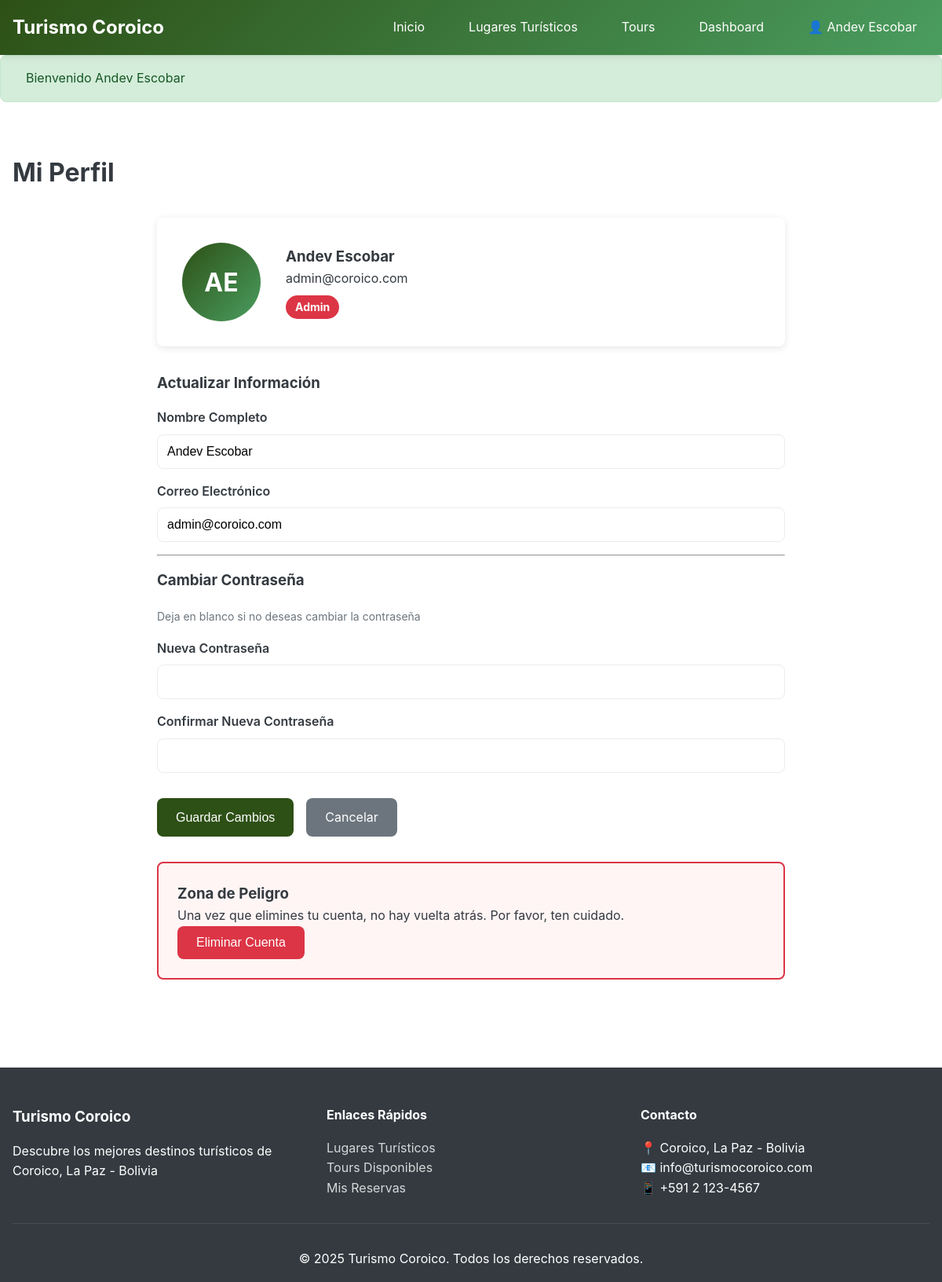
The app's page /usuario/perfil (signed in) with its own data.
### tables this page shows
CREATE TABLE `usuarios` (
  `id_usuario` int(11) NOT NULL,
  `nombre_completo` varchar(100) NOT NULL,
  `email` varchar(100) NOT NULL,
  `password` varchar(50) NOT NULL,
  `rol` enum('admin','turista') NOT NULL DEFAULT 'turista',
  `fecha_registro` timestamp NOT NULL DEFAULT current_timestamp()
);

### controllers/UsuarioController.php (called while the page is built, shortened)
<?php
require_once __DIR__ . '/../config/config.php';
require_once __DIR__ . '/../models/Usuario.php';
class UsuarioController {
    private $usuarioModel;
    public function __construct() {
        $this->usuarioModel = new Usuario();
    }
    public function perfil() {
        $usuario = $this->usuarioModel->getById($_SESSION['usuario_id']);
        require_once __DIR__ . '/../views/usuario/perfil.php';
    }
}

### index.php (called while the page is built, shortened)
<?php
require_once __DIR__ . '/config/config.php';
require_once __DIR__ . '/config/database.php';
$request_uri = $_SERVER['REQUEST_URI'];
$base_path = parse_url(BASE_URL, PHP_URL_PATH);
if ($base_path && strpos($request_uri, $base_path) === 0) {
    $request_uri = substr($request_uri, strlen($base_path));
}
$request_uri = strtok($request_uri, '?');
$request_uri = trim($request_uri, '/');
$segments = explode('/', $request_uri);
$methodName = isset($segments[1]) ? $segments[1] : 'index';
$methodName = lcfirst(str_replace('-', '', ucwords($methodName, '-')));
$controller = new $controllerName();
try {
    $controller->$methodName();
} catch (Exception $e) {
    error_log("Error en el controlador: " . $e->getMessage());
    echo "<!DOCTYPE html>
<html lang='es'>
<head>
    <meta charset='UTF-8'>
    <meta name='viewport' content='width=device-width, initial-scale=1.0'>
    <title>Error</title>
    <style>
        body {
            font-family: Arial, sans-serif;
            display: flex;
            justify-content: center;
            align-items: center;
            height: 100vh;
            margin: 0;
            background: #f5f5f5;
        }
        .error-container {
            text-align: center;
            padding: 2rem;
            background: white;
            border-radius: 10px;
            box-shadow: 0 2px 10px rgba(0,0,0,0.1);
            max-width: 500px;
        }
        h1 { color: #d32f2f; }
        a {
            display: inline-block;
            margin-top: 1rem;
            padding: 0.75rem 1.5rem;
            background: #2d5016;
            color: white;
            text-decoration: none;
            border-radius: 5px;
        }
        a:hover { background: #4a9d5f; }
    </style>
</head>
<body>
    <div class='error-container'>
        <h1>Error en la aplicación</h1>
        <p>Ha ocurrido un error inesperado. Por favor, intenta nuevamente.</p>
        <a href='" . BASE_URL . "'>Volver al Inicio</a>
    </div>
</body>
</html>";
}

### config/database.php (called while the page is built, shortened)
<?php
class Database {
    private static $instance = null;
    private $connection;
    private function __construct() {
        try {
            $dsn = "mysql:host=" . DB_HOST . ";dbname=" . DB_NAME . ";charset=" . DB_CHARSET;
            $options = [
                PDO::ATTR_ERRMODE            => PDO::ERRMODE_EXCEPTION,
                PDO::ATTR_DEFAULT_FETCH_MODE => PDO::FETCH_ASSOC,
                PDO::ATTR_EMULATE_PREPARES   => false,
            ];
            $this->connection = new PDO($dsn, DB_USER, DB_PASS, $options);
        } catch (PDOException $e) {
            die("Error de conexión a la base de datos: " . $e->getMessage());
        }
    }
    public static function getInstance() {
        if (self::$instance === null) {
            self::$instance = new self();
        }
        return self::$instance;
    }
    public function getConnection() {
        return $this->connection;
    }
}

### models/Usuario.php (called while the page is built, shortened)
<?php
require_once __DIR__ . '/Model.php';
class Usuario extends Model {
    public function __construct() {
        $this->table = 'usuarios';
    }
}

### models/Model.php (called while the page is built, shortened)
<?php
require_once __DIR__ . '/../config/database.php';
class Model {
    protected $db;
    protected $table;
    public function __construct() {
        $this->db = Database::getInstance()->getConnection();
    }
    public function getById($id) {
        try {
            $idColumn = 'id_' . $this->getSingularTable();
            $stmt = $this->db->prepare("SELECT * FROM {$this->table} WHERE {$idColumn} = ?");
            $stmt->execute([$id]);
            $result = $stmt->fetch();
            return $result ? $result : null;
        } catch (PDOException $e) {
            error_log("Error en getById(): " . $e->getMessage());
            error_log("Tabla: {$this->table}, ID Column: {$idColumn}, ID: {$id}");
            return null;
        }
    }
    protected function getSingularTable() {
        if (substr($this->table, -1) === 's') {
            return substr($this->table, 0, -1);
        }
        return $this->table;
    }
}

### config/config.php (called while the page is built, shortened)
<?php
function url($path = '') {
    return BASE_URL . ltrim($path, '/');
}

### views/usuario/perfil.php (the view, shortened to what this page needs)
<?php
require_once __DIR__ . '/../layouts/header.php';
?>
<section class="section">
    <div class="container">
        <h2 class="page-title">Mi Perfil</h2>
        <div class="profile-container">
            <div class="profile-info">
                <div class="profile-avatar">
                    <?php
                    $iniciales = '';
                    $palabras = explode(' ', $usuario['nombre_completo']);
                    foreach (array_slice($palabras, 0, 2) as $palabra) {
                        $iniciales .= strtoupper(substr($palabra, 0, 1));
                    }
                    ?>
                    <span><?php echo $iniciales; ?></span>
                </div>
                <div class="profile-details">
                    <h3><?php echo htmlspecialchars($usuario['nombre_completo']); ?></h3>
                    <p><?php echo htmlspecialchars($usuario['email']); ?></p>
                    <span class="badge <?php echo $usuario['rol'] === 'admin' ? 'badge-admin' : 'badge-turista'; ?>">
                        <?php echo ucfirst($usuario['rol']); ?>
                    </span>
                </div>
            </div>
            <form method="POST" action="<?php echo url('usuario/actualizar'); ?>" class="form">
                <h3>Actualizar Información</h3>
                <div class="form-group">
                    <label for="nombre_completo">Nombre Completo</label>
                    <input type="text" id="nombre_completo" name="nombre_completo" class="form-control"
                           value="<?php echo htmlspecialchars($usuario['nombre_completo']); ?>" required>
                </div>
                <div class="form-group">
                    <label for="email">Correo Electrónico</label>
                    <input type="email" id="email" name="email" class="form-control"
                           value="<?php echo htmlspecialchars($usuario['email']); ?>" required>
                </div>
                <hr>
                <h3>Cambiar Contraseña</h3>
                <p class="form-text">Deja en blanco si no deseas cambiar la contraseña</p>
                <div class="form-group">
                    <label for="password">Nueva Contraseña</label>
                    <input type="password" id="password" name="password" class="form-control" minlength="6">
                </div>
                <div class="form-group">
                    <label for="password_confirm">Confirmar Nueva Contraseña</label>
                    <input type="password" id="password_confirm" name="password_confirm" class="form-control">
                </div>
                <div class="form-actions">
                    <button type="submit" class="btn-primary">Guardar Cambios</button>
                    <a href="<?php echo url(''); ?>" class="btn-secondary">Cancelar</a>
                </div>
            </form>
            <div class="danger-zone">
                <h3>Zona de Peligro</h3>
                <p>Una vez que elimines tu cuenta, no hay vuelta atrás. Por favor, ten cuidado.</p>
                <button onclick="confirmarEliminacion()" class="btn-danger">Eliminar Cuenta</button>
            </div>
        </div>
    </div>
</section>
<?php require_once __DIR__ . '/../layouts/footer.php'; ?>

### public/css/styles.css (style rules this page uses)
:root { --color-primary: #2d5016; --color-primary-dark: #1a3009; --color-primary-light: #4a9d5f; --color-secondary: #87ceeb; --color-success: #28a745; --color-danger: #dc3545; --color-warning: #ffc107; --color-info: #17a2b8; --color-light: #f8f9fa; --color-dark: #343a40; --color-white: #ffffff; --color-gray: #6c757d; --color-gray-light: #e9ecef; --font-family: -apple-system, BlinkMacSystemFont, "Segoe UI", Roboto, "Helvetica Neue", Arial, sans-serif; --border-radius: 8px; --box-shadow: 0 2px 10px rgba(0, 0, 0, 0.1); --transition: all 0.3s ease; }
* { margin: 0; padding: 0; box-sizing: border-box; }
body { font-family: var(--font-family); line-height: 1.6; color: var(--color-dark); background-color: var(--color-white); }
a { text-decoration: none; color: var(--color-primary); transition: var(--transition); }
.container { max-width: 1200px; margin: 0 auto; padding: 0 1rem; }
.btn-primary, .btn-secondary, .btn-warning, .btn-danger, .btn-sm { display: inline-block; padding: 0.75rem 1.5rem; border: none; border-radius: var(--border-radius); font-size: 1rem; cursor: pointer; transition: var(--transition); text-align: center; }
.btn-primary { background: var(--color-primary); color: var(--color-white); }
.btn-secondary { background: var(--color-gray); color: var(--color-white); }
.btn-danger { background: var(--color-danger); color: var(--color-white); }
.section { padding: 3rem 0; }
.page-title { font-size: 2rem; margin-bottom: 2rem; }
.form { display: flex; flex-direction: column; gap: 1rem; }
.form-group { display: flex; flex-direction: column; }
.form-group label { margin-bottom: 0.5rem; font-weight: 600; color: var(--color-dark); }
.form-control { padding: 0.75rem; border: 1px solid var(--color-gray-light); border-radius: var(--border-radius); font-size: 1rem; transition: var(--transition); }
.form-text { font-size: 0.875rem; color: var(--color-gray); margin-top: 0.25rem; }
.form-actions { display: flex; gap: 1rem; margin-top: 1rem; }
.profile-container { max-width: 800px; margin: 0 auto; }
.profile-info { display: flex; align-items: center; gap: 2rem; background: var(--color-white); padding: 2rem; border-radius: var(--border-radius); box-shadow: var(--box-shadow); margin-bottom: 2rem; }
.profile-avatar { width: 100px; height: 100px; border-radius: 50%; background: linear-gradient(135deg, var(--color-primary), var(--color-primary-light)); display: flex; align-items: center; justify-content: center; font-size: 2rem; font-weight: bold; color: var(--color-white); }
.badge { display: inline-block; padding: 0.25rem 0.75rem; border-radius: 20px; font-size: 0.875rem; font-weight: bold; margin-top: 0.5rem; }
.badge-admin { background: var(--color-danger); color: var(--color-white); }
.danger-zone { background: #fff5f5; border: 2px solid var(--color-danger); padding: 1.5rem; border-radius: var(--border-radius); margin-top: 2rem; }

### records on screen
usuarios: nombre_completo "Andev Escobar", email "admin@coroico.com", rol "Admin"

### other values on screen
SITE_NAME "Turismo Coroico"
$_SESSION['nombre_completo'] "Andev Escobar"
$mensaje['texto'] "Bienvenido Andev Escobar"
$iniciales "AE"
SITE_DESCRIPTION "Descubre los mejores destinos turísticos de Coroico, La Paz - Bolivia"
